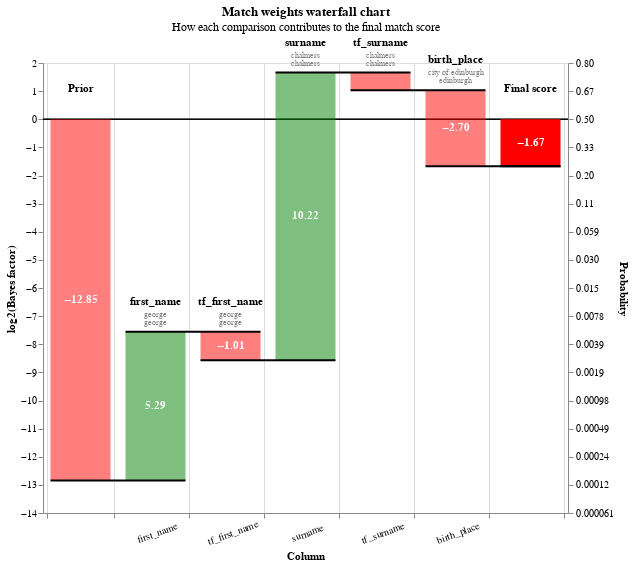

Notebook cell for this chart:
### Code cell
# Some of the false negatives will be because they weren't detected by the blocking rules
records = linker.prediction_errors_from_labels_column(
    "cluster",
    threshold=0.5,
    include_false_negatives=True,
    include_false_positives=False,
).as_record_dict(limit=50)

linker.waterfall_chart(records)

### Figure 1 — Vega-Lite specification as saved in the notebook (floating-point values rounded to 4 significant figures; data arrays with more than 128 entries replaced by an {"elided": "..."} marker saying what was removed)
{"$schema": "https://vega.github.io/schema/vega-lite/v5.9.3.json", "config": {"view": {"continuousHeight": 300, "continuousWidth": 400}}, "data": {"name": "data-c7026fe68d84ac027cea0200a211f258"}, "datasets": {"data-c7026fe68d84ac027cea0200a211f258": {"elided": "650 records"}}, "height": 450, "layer": [{"layer": [{"encoding": {"color": {"value": "black"}, "size": {"value": 0.5}, "y": {"field": "zero", "type": "quantitative"}}, "mark": "rule"}, {"encoding": {"color": {"condition": {"test": "(datum.log2_bayes_factor < 0)", "value": "red"}, "value": "green"}, "opacity": {"condition": {"test": "datum.column_name == 'Prior match weight' || datum.column_name == 'Final score'", "value": 1}, "value": 0.5}, "tooltip": [{"field": "column_name", "title": "Comparison column", "type": "nominal"}, {"field": "value_l", "title": "Value (L)", "type": "nominal"}, {"field": "value_r", "title": "Value (R)", "type": "nominal"}, {"field": "label_for_charts", "title": "Label", "type": "ordinal"}, {"field": "sql_condition", "title": "SQL condition", "type": "nominal"}, {"field": "comparison_vector_value", "title": "Comparison vector value", "type": "nominal"}, {"field": "bayes_factor", "format": ",.4f", "title": "Bayes factor = m/u", "type": "quantitative"}, {"field": "log2_bayes_factor", "format": ",.4f", "title": "Match weight = log2(m/u)", "type": "quantitative"}, {"field": "prob", "format": ".4f", "title": "Adjusted match score", "type": "quantitative"}, {"field": "bayes_factor_description", "title": "Match weight description", "type": "nominal"}], "x": {"axis": {"grid": true, "labelAlign": "center", "labelAngle": -20, "labelExpr": "datum.value == 'Prior' || datum.value == 'Final score' ? '' : datum.value", "labelPadding": 10, "tickBand": "extent", "title": "Column"}, "field": "column_name", "sort": {"field": "bar_sort_order", "order": "ascending"}, "type": "nominal"}, "y": {"axis": {"grid": false, "orient": "left", "title": "log2(Bayes factor)"}, "field": "previous_sum", "type": "quantitative"}, "y2": {"field": "sum"}}, "mark": {"type": "bar", "width": 60}}, {"encoding": {"color": {"value": "white"}, "text": {"condition": {"field": "log2_bayes_factor", "format": ".2f", "test": "abs(datum.log2_bayes_factor) > 1", "type": "nominal"}, "value": ""}, "x": {"axis": {"labelAngle": -20, "title": "Column"}, "field": "column_name", "sort": {"field": "bar_sort_order", "order": "ascending"}, "type": "nominal"}, "y": {"axis": {"orient": "left"}, "field": "center", "type": "quantitative"}}, "mark": {"fontWeight": "bold", "type": "text"}}, {"encoding": {"color": {"value": "black"}, "text": {"field": "column_name", "type": "nominal"}, "x": {"axis": {"labelAngle": -20, "title": "Column"}, "field": "column_name", "sort": {"field": "bar_sort_order", "order": "ascending"}, "type": "nominal"}, "y": {"field": "sum_top", "type": "quantitative"}}, "mark": {"baseline": "bottom", "dy": -25, "fontWeight": "bold", "type": "text"}}, {"encoding": {"color": {"value": "grey"}, "text": {"field": "value_l", "type": "nominal"}, "x": {"axis": {"labelAngle": -20, "title": "Column"}, "field": "column_name", "sort": {"field": "bar_sort_order", "order": "ascending"}, "type": "nominal"}, "y": {"field": "sum_top", "type": "quantitative"}}, "mark": {"baseline": "bottom", "dy": -13, "fontSize": 8, "type": "text"}}, {"encoding": {"color": {"value": "grey"}, "text": {"field": "value_r", "type": "nominal"}, "x": {"axis": {"labelAngle": -20, "title": "Column"}, "field": "column_name", "sort": {"field": "bar_sort_order", "order": "ascending"}, "type": "nominal"}, "y": {"field": "sum_top", "type": "quantitative"}}, "mark": {"baseline": "bottom", "dy": -5, "fontSize": 8, "type": "text"}}]}, {"encoding": {"x": {"axis": {"labelAngle": -20, "title": "Column"}, "field": "column_name", "sort": {"field": "bar_sort_order", "order": "ascending"}, "type": "nominal"}, "x2": {"field": "lead"}, "y": {"axis": {"labelExpr": "format(1 / (1 + pow(2, -1*datum.value)), '.2r')", "orient": "right", "title": "Probability"}, "field": "sum", "scale": {"zero": false}, "type": "quantitative"}}, "mark": {"color": "black", "strokeWidth": 2, "type": "rule", "x2Offset": 30, "xOffset": -30}}], "params": [{"bind": {"input": "range", "max": 49, "min": 0, "step": 1}, "name": "record_number", "value": 0}], "resolve": {"axis": {"y": "independent"}}, "title": {"subtitle": "How each comparison contributes to the final match score", "text": "Match weights waterfall chart"}, "transform": [{"filter": "(datum.record_number == record_number)"}, {"filter": "(datum.bayes_factor !== 1.0)"}, {"frame": [null, 0], "window": [{"as": "sum", "field": "log2_bayes_factor", "op": "sum"}, {"as": "lead", "field": "column_name", "op": "lead"}]}, {"as": "sum", "calculate": "datum.column_name === \"Final score\" ? datum.sum - datum.log2_bayes_factor : datum.sum"}, {"as": "lead", "calculate": "datum.lead === null ? datum.column_name : datum.lead"}, {"as": "previous_sum", "calculate": "datum.column_name === \"Final score\" || datum.column_name === \"Prior match weight\" ? 0 : datum.sum - datum.log2_bayes_factor"}, {"as": "top_label", "calculate": "datum.sum > datum.previous_sum ? datum.column_name : \"\""}, {"as": "bottom_label", "calculate": "datum.sum < datum.previous_sum ? datum.column_name : \"\""}, {"as": "sum_top", "calculate": "datum.sum > datum.previous_sum ? datum.sum : datum.previous_sum"}, {"as": "sum_bottom", "calculate": "datum.sum < datum.previous_sum ? datum.sum : datum.previous_sum"}, {"as": "center", "calculate": "(datum.sum + datum.previous_sum) / 2"}, {"as": "text_log2_bayes_factor", "calculate": "(datum.log2_bayes_factor > 0 ? \"+\" : \"\") + datum.log2_bayes_factor"}, {"as": "dy", "calculate": "datum.sum < datum.previous_sum ? 4 : -4"}, {"as": "baseline", "calculate": "datum.sum < datum.previous_sum ? \"top\" : \"bottom\""}, {"as": "prob", "calculate": "1. / (1 + pow(2, -1.*datum.sum))"}, {"as": "zero", "calculate": "0*datum.sum"}], "width": {"step": 75}}
